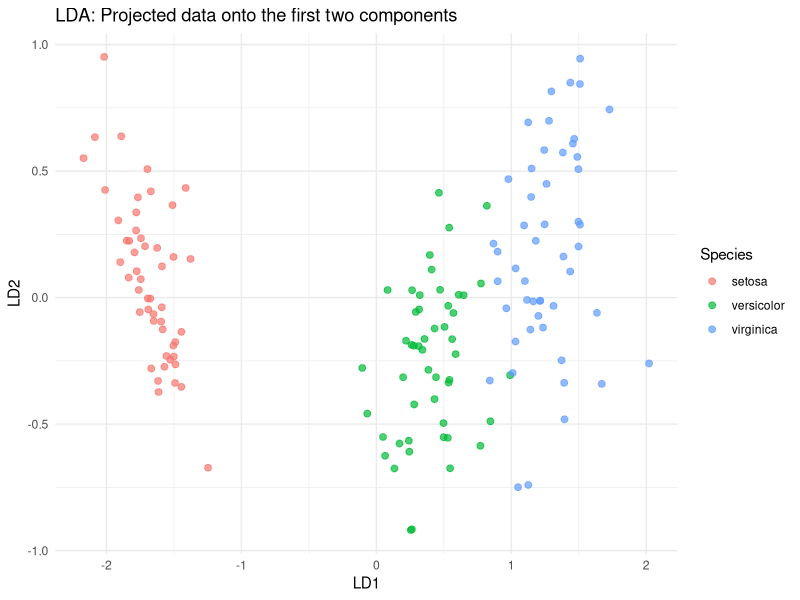

Write the R code that produced this figure.

library(MASS)
library(ggplot2)

# Load the iris dataset
data(iris)

# Rename features for demonstration
colnames(iris)[1:3] <- c("weight_lbs", "weight_kgs", "height")

# Extract features and target
X <- as.matrix(iris[, c("weight_lbs", "weight_kgs", "height", "Petal.Width")])
y <- as.numeric(iris$Species)

# Normalize the data to zero mean and unit variance
X <- scale(X)

within_class_scatter_matrix <- function(X, y) {
  class_labels <- unique(y)
  n_features <- ncol(X)
  S_W <- matrix(0, n_features, n_features)

  for (class_id in class_labels) {
    X_class <- X[y == class_id, , drop = FALSE]
    mean_vec <- colMeans(X_class)
    class_sc_mat <- matrix(0, n_features, n_features)
    for (i in 1:nrow(X_class)) {
      row <- as.matrix(X_class[i, ])
      mv <- as.matrix(mean_vec)
      diff <- row - mv
      class_sc_mat <- class_sc_mat + diff %*% t(diff)
    }
    S_W <- S_W + class_sc_mat
  }
  return(S_W)
}

between_class_scatter_matrix <- function(X, y) {
  class_labels <- unique(y)
  n_features <- ncol(X)
  overall_mean <- colMeans(X)
  S_B <- matrix(0, n_features, n_features)

  for (class_id in class_labels) {
    X_class <- X[y == class_id, , drop = FALSE]
    mean_vec <- colMeans(X_class)
    n <- nrow(X_class)
    mean_diff <- as.matrix(mean_vec - overall_mean)
    S_B <- S_B + n * (mean_diff %*% t(mean_diff))
  }
  return(S_B)
}

fit_lda <- function(X, y, n_components) {
  S_W <- within_class_scatter_matrix(X, y)
  S_B <- between_class_scatter_matrix(X, y)

  # TODO: Solve the generalized eigenvalue problem using eigen and solve functions
  eigen_result <- eigen(solve(S_W, S_B))

  # TODO: Sort the eigenvectors by eigenvalues in descending order
  sorted_indices <- order(Re(eigen_result$values), decreasing = TRUE)
  sorted_eigenvectors <- eigen_result$vectors[, sorted_indices, drop = FALSE]

  # TODO: Form the transformation matrix W using the eigenvectors corresponding to the n_components highest eigenvalues
  W <- Re(sorted_eigenvectors[, 1:n_components, drop = FALSE])

  return(W)
}

transform_lda <- function(X, W) {
  return(X %*% W)
}

# Fit LDA and transform data
n_components <- 2
W <- fit_lda(X, y, n_components)
X_lda <- transform_lda(X, W)

# Prepare data for plotting
lda_df <- data.frame(
  LD1 = X_lda[, 1],
  LD2 = X_lda[, 2],
  Species = iris$Species
)

# Plot the transformed data
plot <- ggplot(lda_df, aes(x = LD1, y = LD2, color = Species)) +
  geom_point(size = 2, alpha = 0.7) +
  labs(
    title = "LDA: Projected data onto the first two components",
    x = "LD1",
    y = "LD2"
  ) +
  theme_minimal() +
  theme(
    panel.background = element_rect(fill = "white", color = NA),
    plot.background = element_rect(fill = "white", color = NA)
  )

print(plot)
